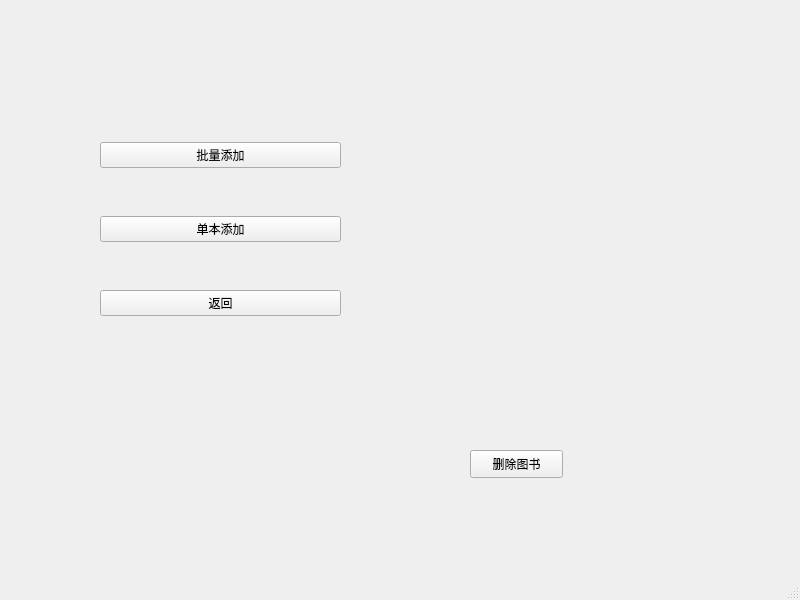
<?xml version="1.0" encoding="UTF-8"?>
<ui version="4.0">
 <class>Books_add</class>
 <widget class="QMainWindow" name="Books_add">
  <property name="geometry">
   <rect>
    <x>0</x>
    <y>0</y>
    <width>800</width>
    <height>600</height>
   </rect>
  </property>
  <property name="windowTitle">
   <string>MainWindow</string>
  </property>
  <widget class="QWidget" name="centralwidget">
   <widget class="QWidget" name="gridLayoutWidget">
    <property name="geometry">
     <rect>
      <x>100</x>
      <y>100</y>
      <width>241</width>
      <height>261</height>
     </rect>
    </property>
    <layout class="QVBoxLayout" name="verticalLayout">
     <item>
      <widget class="QPushButton" name="AddMany">
       <property name="text">
        <string>批量添加</string>
       </property>
      </widget>
     </item>
     <item>
      <widget class="QPushButton" name="AddOnly">
       <property name="text">
        <string>单本添加</string>
       </property>
      </widget>
     </item>
     <item>
      <widget class="QPushButton" name="Add_return">
       <property name="text">
        <string>返回</string>
       </property>
      </widget>
     </item>
    </layout>
   </widget>
   <widget class="QPushButton" name="delete_book">
    <property name="geometry">
     <rect>
      <x>470</x>
      <y>450</y>
      <width>93</width>
      <height>28</height>
     </rect>
    </property>
    <property name="text">
     <string>删除图书</string>
    </property>
   </widget>
  </widget>
  <widget class="QMenuBar" name="menubar">
   <property name="geometry">
    <rect>
     <x>0</x>
     <y>0</y>
     <width>800</width>
     <height>26</height>
    </rect>
   </property>
  </widget>
  <widget class="QStatusBar" name="statusbar"/>
 </widget>
 <resources/>
 <connections/>
</ui>
